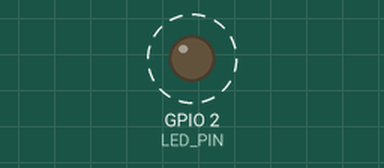
Bench run of a sketch on a simulated ESP32. Shown: output pins drawn as LEDs (lit = HIGH). Dashed ring = blinking. What the sketch prints to the serial monitor is not drawn.

Above: at 0.5 s.
Timing chart, 0 to 4.6 s (numbered marks = the images above):
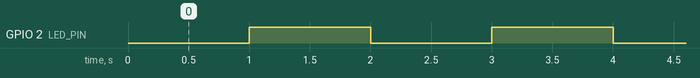

The sketch:

Blink_and_Serial.ino
```cpp
/*
 * Project: Blink and Serial Heartbeat
 * Description: Non-blocking LED blink and Serial message output.
 * Target: ESP32 / Arduino Generic
 * Rule: NO DELAY() ALLOWED.
 */

const int LED_PIN = 2; // Built-in LED on most ESP32 boards
const unsigned long INTERVAL = 1000; // 1 second

unsigned long lastUpdate = 0;
bool ledState = false;

void setup() {
  pinMode(LED_PIN, OUTPUT);
  Serial.begin(115200);
  Serial.println("ATE Bootcamp: Firmware Simulation Started.");
}

void loop() {
  unsigned long currentMillis = millis();

  // Task: Toggle LED and print heartbeat every 1 second
  if (currentMillis - lastUpdate >= INTERVAL) {
    lastUpdate = currentMillis;

    ledState = !ledState;
    digitalWrite(LED_PIN, ledState);

    Serial.print("Heartbeat - System Time: ");
    Serial.print(currentMillis / 1000);
    Serial.println("s");
  }

  // Other tasks can run here without being blocked
}
```

Measured:
- by itself, GPIO 2 (LED_PIN): alternates HIGH for 1.0 s and LOW for 1.0 s
